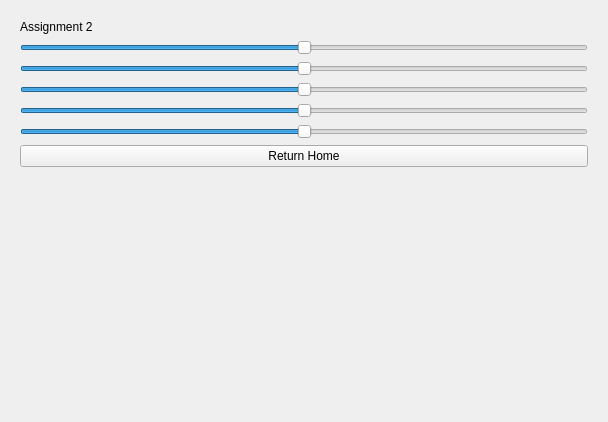
<?xml version="1.0" encoding="UTF-8"?>
<ui version="4.0">
 <class>Form</class>
 <widget class="QWidget" name="Form">
  <property name="geometry">
   <rect>
    <x>0</x>
    <y>0</y>
    <width>608</width>
    <height>422</height>
   </rect>
  </property>
  <property name="windowTitle">
   <string>Form</string>
  </property>
  <layout class="QHBoxLayout" name="horizontalLayout">
   <item>
    <widget class="QWidget" name="controlsBox" native="true">
     <layout class="QVBoxLayout" name="verticalLayout">
      <item>
       <widget class="QLabel" name="label">
        <property name="text">
         <string>Assignment 2</string>
        </property>
       </widget>
      </item>
      <item>
       <widget class="QSlider" name="eyes">
        <property name="minimum">
         <number>-100</number>
        </property>
        <property name="maximum">
         <number>100</number>
        </property>
        <property name="singleStep">
         <number>10</number>
        </property>
        <property name="orientation">
         <enum>Qt::Horizontal</enum>
        </property>
       </widget>
      </item>
      <item>
       <widget class="QSlider" name="nose">
        <property name="minimum">
         <number>-100</number>
        </property>
        <property name="maximum">
         <number>100</number>
        </property>
        <property name="singleStep">
         <number>10</number>
        </property>
        <property name="orientation">
         <enum>Qt::Horizontal</enum>
        </property>
       </widget>
      </item>
      <item>
       <widget class="QSlider" name="mouth">
        <property name="minimum">
         <number>-100</number>
        </property>
        <property name="maximum">
         <number>100</number>
        </property>
        <property name="singleStep">
         <number>10</number>
        </property>
        <property name="orientation">
         <enum>Qt::Horizontal</enum>
        </property>
       </widget>
      </item>
      <item>
       <widget class="QSlider" name="ears">
        <property name="minimum">
         <number>-100</number>
        </property>
        <property name="maximum">
         <number>100</number>
        </property>
        <property name="singleStep">
         <number>10</number>
        </property>
        <property name="orientation">
         <enum>Qt::Horizontal</enum>
        </property>
       </widget>
      </item>
      <item>
       <widget class="QSlider" name="forehead">
        <property name="minimum">
         <number>-100</number>
        </property>
        <property name="maximum">
         <number>100</number>
        </property>
        <property name="singleStep">
         <number>10</number>
        </property>
        <property name="orientation">
         <enum>Qt::Horizontal</enum>
        </property>
       </widget>
      </item>
      <item>
       <widget class="QPushButton" name="homeBtn">
        <property name="text">
         <string>Return Home</string>
        </property>
       </widget>
      </item>
      <item>
       <spacer name="verticalSpacer">
        <property name="orientation">
         <enum>Qt::Vertical</enum>
        </property>
        <property name="sizeHint" stdset="0">
         <size>
          <width>20</width>
          <height>40</height>
         </size>
        </property>
       </spacer>
      </item>
     </layout>
    </widget>
   </item>
  </layout>
 </widget>
 <resources/>
 <connections/>
</ui>
